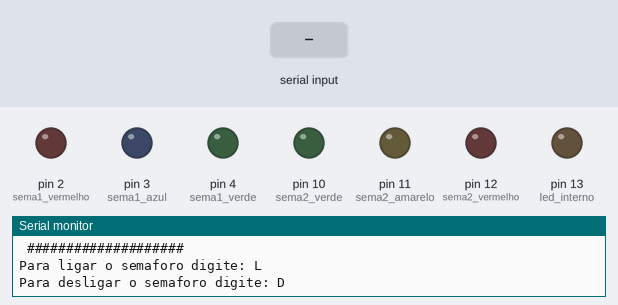
This sketch was run on a simulated Arduino Uno, built with avr-gcc and run on an emulated ATmega328P. Shown: output pins drawn as LEDs (lit = HIGH), the last lines printed to the serial monitor. The test bench sets the inputs (shaded band).

Above: at 1.2 s.
1.3 s: "L" received over Serial
At 2.5 s:
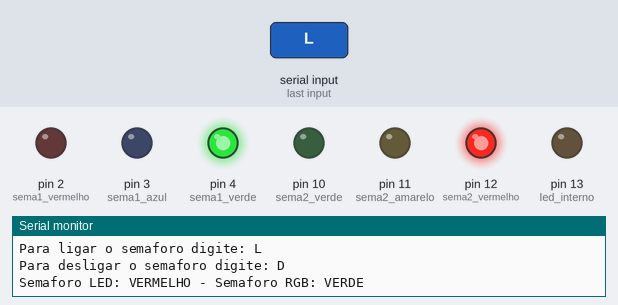
8.8 s: "D" received over Serial
At 9.8 s:
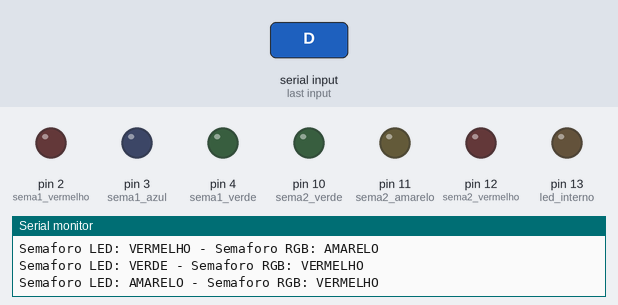
10.8 s: "l" received over Serial
At 15.2 s:
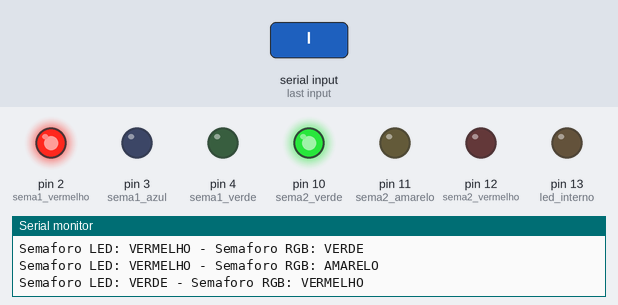
Timing chart, 0 to 18.3 s (numbered marks = the images above; inputs shaded):
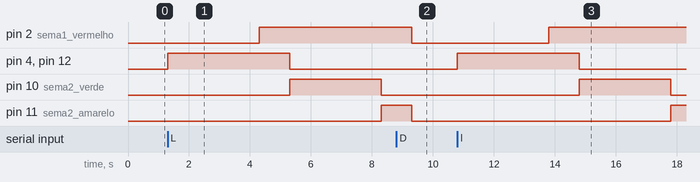

The sketch:

Semaforos_cruzamento.ino
```cpp
/*
    06.10.2015
    elaborado por Andressa Kappaun, Arthur Almeida e Renan Colman
    o circuito pode ser visto em http://imgur.com/1OoaV1d
    Semaforos: controla os 2 semaforos de um cruzamento,
    cada um deles fica verde e amarelo enquanto o outro esta vermelho
    */

// pinos do semaforo de LED RGB
const int sema1_vermelho=2;
const int sema1_azul=3;
const int sema1_verde=4;

// pinos do semaforo do LEDs
const int sema2_verde=10;
const int sema2_amarelo=11;
const int sema2_vermelho=12;

int incomingLiga;
int var=1;

// variaveis de controle do loop - nao precisariam ser globais
void setup() {

  //Iniciando Serial
  Serial.begin(9600);

  pinMode(13, OUTPUT);           // led interno
  pinMode(sema1_verde, OUTPUT);
  pinMode(sema1_azul, OUTPUT);
  pinMode(sema1_vermelho, OUTPUT);
  pinMode(sema2_verde, OUTPUT);
  pinMode(sema2_amarelo, OUTPUT);
  pinMode(sema2_vermelho, OUTPUT);
  Serial.print("\n ####################\n ##SEMAFORO VIRTUAL##\n ####################\n");
  Serial.print("\nPara ligar o semaforo digite: L\n");
  Serial.print("\nPara desligar o semaforo digite: D\n");
}

void loop() {

  if (Serial.available() > 0){
    incomingLiga = Serial.read();
      if (incomingLiga == 'L' || incomingLiga == 'l') {
        while (incomingLiga != 'd' || incomingLiga != 'D'){

        // s1 verde, s2 vermelho
        digitalWrite(sema1_verde, HIGH);
        digitalWrite(sema1_vermelho, LOW);
        digitalWrite(sema2_vermelho, HIGH);
        digitalWrite(sema2_amarelo, LOW);
        digitalWrite(sema2_verde,LOW);
        Serial.println("Semaforo LED: VERMELHO - Semaforo RGB: VERDE");
        delay(3000);
        // s1 amarelo, s2 continua vermelho
        digitalWrite(sema1_verde, HIGH);
        digitalWrite(sema1_vermelho, HIGH);
        Serial.println("Semaforo LED: VERMELHO - Semaforo RGB: AMARELO");
        delay(1000);
        // s1 vermelho, s2 verde
        digitalWrite(sema1_verde, LOW);
        digitalWrite(sema1_vermelho, HIGH);
        digitalWrite(sema2_verde, HIGH);
        digitalWrite(sema2_vermelho, LOW);
        Serial.println("Semaforo LED: VERDE - Semaforo RGB: VERMELHO");
        delay(3000);
          // s2 amarelo, s1 vermelho
        digitalWrite(sema2_verde, LOW);
        digitalWrite(sema2_amarelo, HIGH);
        Serial.println("Semaforo LED: AMARELO - Semaforo RGB: VERMELHO");
        delay(1000);
        incomingLiga = Serial.read();

      if (incomingLiga == 'D' || incomingLiga == 'd'){
        digitalWrite(sema2_verde, LOW);
        digitalWrite(sema2_vermelho, LOW);
        digitalWrite(sema2_amarelo, LOW);
        digitalWrite(sema1_verde, LOW);
        digitalWrite(sema1_vermelho, LOW);
        digitalWrite(sema1_azul, LOW);
        break;
      }
             }
   }
  }
 }
```

Measured:
- after the input at 1.3 s, pin 2 (sema1_vermelho): LOW → HIGH after 3.0 s; pin 4 (sema1_verde), pin 12 (sema2_vermelho): LOW → HIGH at once, → LOW 4.0 s later; pin 10 (sema2_verde): LOW → HIGH after 4.0 s, → LOW 3.0 s later; pin 11 (sema2_amarelo): LOW → HIGH after 7.0 s
- after the input at 8.8 s, pin 4 (sema1_verde), pin 12 (sema2_vermelho): stays LOW (without the input it goes to HIGH after 0.50 s)
- after the input at 10.8 s, pin 2 (sema1_vermelho): LOW → HIGH after 3.0 s; pin 4 (sema1_verde), pin 12 (sema2_vermelho): LOW → HIGH at once, → LOW 4.0 s later; pin 10 (sema2_verde): LOW → HIGH after 4.0 s, → LOW 3.0 s later; pin 11 (sema2_amarelo): LOW → HIGH after 7.0 s
